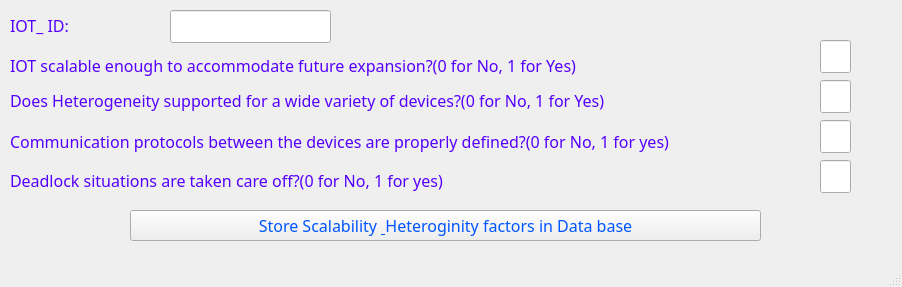
<?xml version="1.0" encoding="UTF-8"?>
<ui version="4.0">
 <class>MainWindow</class>
 <widget class="QMainWindow" name="MainWindow">
  <property name="geometry">
   <rect>
    <x>0</x>
    <y>0</y>
    <width>902</width>
    <height>287</height>
   </rect>
  </property>
  <property name="windowTitle">
   <string>Scalability &amp; Heteroginity factors</string>
  </property>
  <property name="styleSheet">
   <string notr="true">color: rgb(0, 170, 0);
font: 75 12pt &quot;MS Shell Dlg 2&quot;;</string>
  </property>
  <widget class="QWidget" name="centralwidget">
   <widget class="QPushButton" name="pushButton">
    <property name="geometry">
     <rect>
      <x>130</x>
      <y>210</y>
      <width>631</width>
      <height>31</height>
     </rect>
    </property>
    <property name="font">
     <font>
      <family>Bahnschrift SemiLight</family>
      <pointsize>12</pointsize>
      <weight>50</weight>
      <italic>false</italic>
      <bold>false</bold>
     </font>
    </property>
    <property name="styleSheet">
     <string notr="true">font: 12pt &quot;Bahnschrift SemiLight&quot;;

color: rgb(0, 85, 255);</string>
    </property>
    <property name="text">
     <string>Store Scalability &amp; Heteroginity factors in Data base</string>
    </property>
   </widget>
   <widget class="QLineEdit" name="lineEdit_3">
    <property name="geometry">
     <rect>
      <x>820</x>
      <y>40</y>
      <width>31</width>
      <height>33</height>
     </rect>
    </property>
    <property name="font">
     <font>
      <family>MS Shell Dlg 2</family>
      <pointsize>12</pointsize>
      <weight>9</weight>
      <italic>false</italic>
      <bold>false</bold>
     </font>
    </property>
   </widget>
   <widget class="QLineEdit" name="lineEdit_4">
    <property name="geometry">
     <rect>
      <x>820</x>
      <y>80</y>
      <width>31</width>
      <height>33</height>
     </rect>
    </property>
    <property name="font">
     <font>
      <family>MS Shell Dlg 2</family>
      <pointsize>12</pointsize>
      <weight>9</weight>
      <italic>false</italic>
      <bold>false</bold>
     </font>
    </property>
   </widget>
   <widget class="QLineEdit" name="lineEdit_5">
    <property name="geometry">
     <rect>
      <x>820</x>
      <y>120</y>
      <width>31</width>
      <height>33</height>
     </rect>
    </property>
    <property name="font">
     <font>
      <family>MS Shell Dlg 2</family>
      <pointsize>12</pointsize>
      <weight>9</weight>
      <italic>false</italic>
      <bold>false</bold>
     </font>
    </property>
   </widget>
   <widget class="QLineEdit" name="lineEdit_6">
    <property name="geometry">
     <rect>
      <x>820</x>
      <y>160</y>
      <width>31</width>
      <height>33</height>
     </rect>
    </property>
    <property name="font">
     <font>
      <family>MS Shell Dlg 2</family>
      <pointsize>12</pointsize>
      <weight>9</weight>
      <italic>false</italic>
      <bold>false</bold>
     </font>
    </property>
   </widget>
   <widget class="QLabel" name="label_3">
    <property name="geometry">
     <rect>
      <x>10</x>
      <y>50</y>
      <width>791</width>
      <height>31</height>
     </rect>
    </property>
    <property name="font">
     <font>
      <family>Bahnschrift SemiLight</family>
      <pointsize>12</pointsize>
      <weight>50</weight>
      <italic>false</italic>
      <bold>false</bold>
     </font>
    </property>
    <property name="styleSheet">
     <string notr="true">font: 12pt &quot;Bahnschrift SemiLight&quot;;
color: rgb(85, 0, 255);
</string>
    </property>
    <property name="text">
     <string>IOT scalable enough to accommodate future expansion?(0 for No, 1 for Yes)</string>
    </property>
   </widget>
   <widget class="QLabel" name="label_4">
    <property name="geometry">
     <rect>
      <x>10</x>
      <y>90</y>
      <width>791</width>
      <height>21</height>
     </rect>
    </property>
    <property name="font">
     <font>
      <family>Bahnschrift SemiLight</family>
      <pointsize>12</pointsize>
      <weight>50</weight>
      <italic>false</italic>
      <bold>false</bold>
     </font>
    </property>
    <property name="styleSheet">
     <string notr="true">font: 12pt &quot;Bahnschrift SemiLight&quot;;
color: rgb(85, 0, 255);
</string>
    </property>
    <property name="text">
     <string>Does Heterogeneity supported for a wide variety of devices?(0 for No, 1 for Yes)</string>
    </property>
   </widget>
   <widget class="QLabel" name="label_5">
    <property name="geometry">
     <rect>
      <x>10</x>
      <y>170</y>
      <width>791</width>
      <height>21</height>
     </rect>
    </property>
    <property name="font">
     <font>
      <family>Bahnschrift SemiLight</family>
      <pointsize>12</pointsize>
      <weight>50</weight>
      <italic>false</italic>
      <bold>false</bold>
     </font>
    </property>
    <property name="styleSheet">
     <string notr="true">font: 12pt &quot;Bahnschrift SemiLight&quot;;
color: rgb(85, 0, 255);
</string>
    </property>
    <property name="text">
     <string>Deadlock situations are taken care off?(0 for No, 1 for yes)</string>
    </property>
   </widget>
   <widget class="QLabel" name="label_6">
    <property name="geometry">
     <rect>
      <x>10</x>
      <y>131</y>
      <width>791</width>
      <height>21</height>
     </rect>
    </property>
    <property name="font">
     <font>
      <family>Bahnschrift SemiLight</family>
      <pointsize>12</pointsize>
      <weight>50</weight>
      <italic>false</italic>
      <bold>false</bold>
     </font>
    </property>
    <property name="styleSheet">
     <string notr="true">font: 12pt &quot;Bahnschrift SemiLight&quot;;
color: rgb(85, 0, 255);
</string>
    </property>
    <property name="text">
     <string>Communication protocols between the devices are properly defined?(0 for No, 1 for yes)</string>
    </property>
   </widget>
   <widget class="QLineEdit" name="lineEdit_9">
    <property name="geometry">
     <rect>
      <x>170</x>
      <y>10</y>
      <width>161</width>
      <height>33</height>
     </rect>
    </property>
    <property name="font">
     <font>
      <family>MS Shell Dlg 2</family>
      <pointsize>12</pointsize>
      <weight>9</weight>
      <italic>false</italic>
      <bold>false</bold>
     </font>
    </property>
   </widget>
   <widget class="QLabel" name="label_7">
    <property name="geometry">
     <rect>
      <x>10</x>
      <y>10</y>
      <width>111</width>
      <height>31</height>
     </rect>
    </property>
    <property name="font">
     <font>
      <family>Bahnschrift SemiLight</family>
      <pointsize>12</pointsize>
      <weight>50</weight>
      <italic>false</italic>
      <bold>false</bold>
     </font>
    </property>
    <property name="styleSheet">
     <string notr="true">font: 12pt &quot;Bahnschrift SemiLight&quot;;
color: rgb(85, 0, 255);
</string>
    </property>
    <property name="text">
     <string>IOT_ ID:</string>
    </property>
   </widget>
   <widget class="QLabel" name="label">
    <property name="geometry">
     <rect>
      <x>10</x>
      <y>-450</y>
      <width>891</width>
      <height>761</height>
     </rect>
    </property>
    <property name="text">
     <string/>
    </property>
    <property name="pixmap">
     <pixmap>../Users/yuvar/Desktop/b5a764174a7f18db15b3ddc06409d57e.jpg</pixmap>
    </property>
   </widget>
   <zorder>label</zorder>
   <zorder>pushButton</zorder>
   <zorder>lineEdit_3</zorder>
   <zorder>lineEdit_4</zorder>
   <zorder>lineEdit_5</zorder>
   <zorder>lineEdit_6</zorder>
   <zorder>label_3</zorder>
   <zorder>label_4</zorder>
   <zorder>label_5</zorder>
   <zorder>label_6</zorder>
   <zorder>lineEdit_9</zorder>
   <zorder>label_7</zorder>
  </widget>
  <widget class="QStatusBar" name="statusbar"/>
 </widget>
 <resources/>
 <connections/>
</ui>
